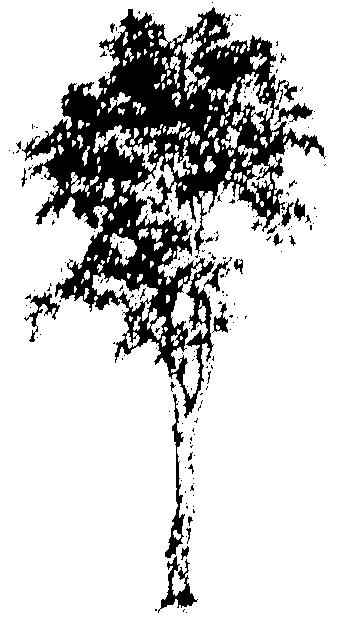
#> input picture gambar/img_process.jpg, 348 x 617 px
$ python -i fungsi.py   (imports and definitions only)
#> lines starting #> are read from the running program, lines starting #| are printed output that depends on the picture
from PIL import Image

# Menghitung Nilai Total dari RGB (R + G + B)
# [87 lines left out: functions totalRGB, grayscale, intensitasplus, intensitasminus, intensitaskali, intensitasbagi, not called in this run]

# Mengubah gambar menjadi 2x size
def perbesar():
        img = Image.open('gambar/img_process.jpg') # Membuka gambar
#> img is the input picture: PIL image 348x617 RGB; min 0, max 255, mean 204.8
        width, height = img.size # Mendapatkan nilai width dan height
#> width = 348; height = 617
        new = Image.new("RGB",(width*2,height*2),color=255) # Membuat gambar baru dengan width dan height yg dikali 2
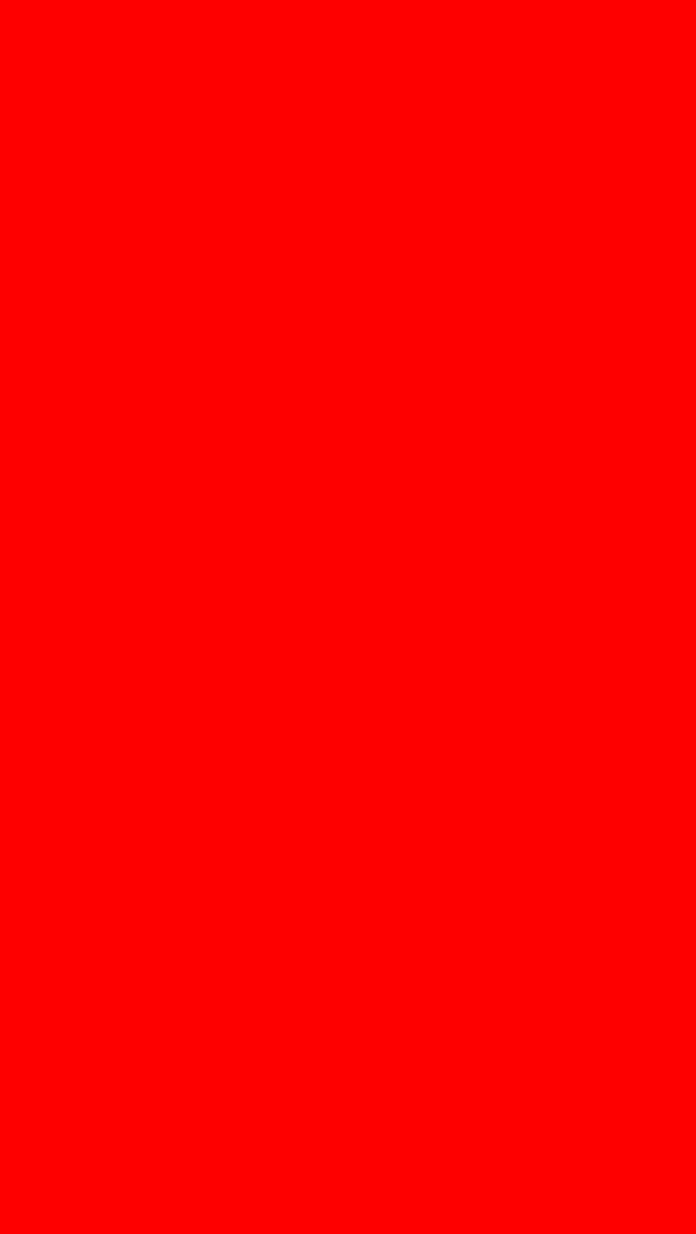
#> new: PIL image 696x1234 RGB; mean R, G, B 255, 0, 0
        pixels = new.load() # Memuat gambar baru
        r_temp,g_temp,b_temp = [],[],[] # Inisialisasi array temp untuk masing - masing R,G,B
        for i in range(width): # Menjelajahi gambar setiap pixel
                for j in range(height): # representasi array 2D
                        pixel = img.getpixel((i,j)) # Mendapatkan pixel dari titik i,j
                        r_temp.append(pixel[0]) # Memasukkan nilai pixel red i,j kedalam r_temp
                        g_temp.append(pixel[1]) # Memasukkan nilai pixel green i,j kedalam g_temp
                        b_temp.append(pixel[2]) # Memasukkan nilai pixel blue i,j kedalam b_temp
#> after the loop, b_temp = 214716 items; g_temp = 214716 items; r_temp = 214716 items
        idx = -1 # Inisialisasi index untuk jalan di array
        for k in range(width*2): # Menjelajahi gambar baru setiap pixel
                for l in range(height*2): # representasi array 2D
                        if(k%2==0 and l%2==0): # Jika pixel k dan l genap
                                idx+=1 # Increment idx
                                pixels[k,l] = (int(r_temp[idx]),int(g_temp[idx]),int(b_temp[idx])) # Memasukkan pixel k,l pada gambar baru dengan nilai array indek ke idx
                        else: # Jika tidak
                                if(k%2!=0 and l%2!=0): # Jika k ganjil dan l ganjil
                                        pixels[k,l] = new.getpixel((k-1,l-1)) # Isi dengan pixel ke k-1 dan l-1
                                elif(k%2!=0): # Jika k ganjil
                                        pixels[k,l] = new.getpixel((k-1,l)) # Isi dengan pixel ke k-1 dan l
                                else: # jika l ganjil
                                        pixels[k,l] = new.getpixel((k,l-1)) # isi dengan pixel k dan l-1
#> after the loop, idx = 214715
        new.save('gambar/img_process.jpg') # Save gambar yg sudah diproses
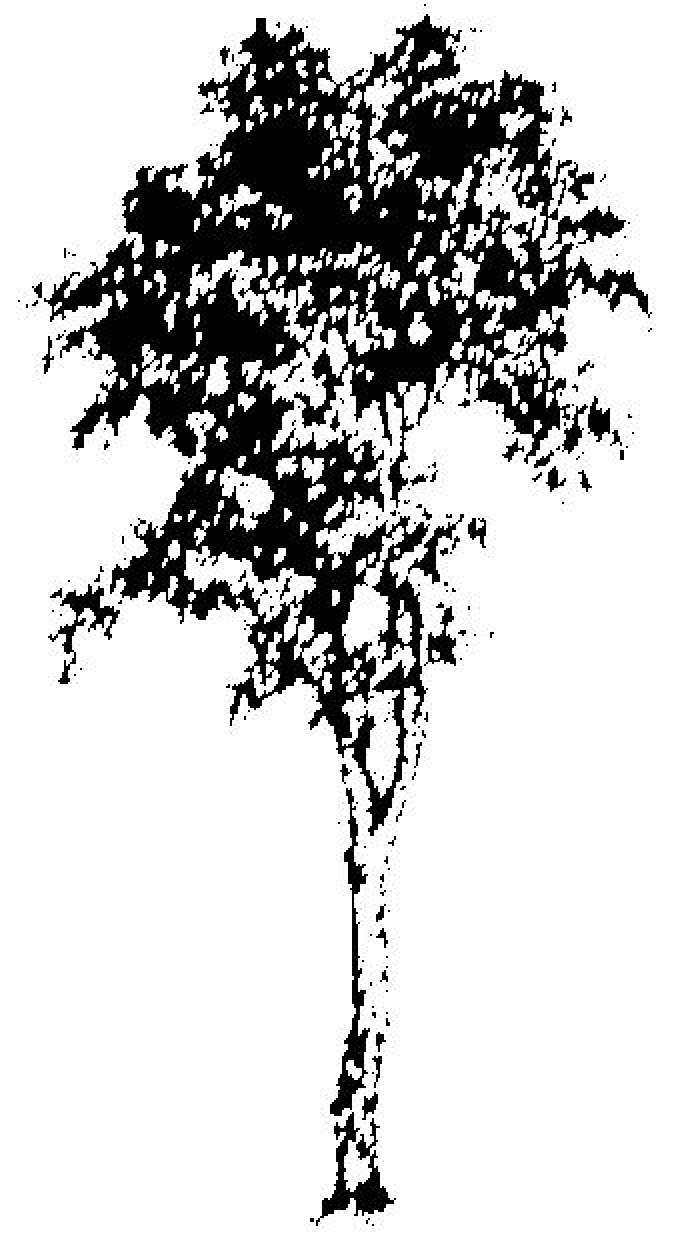
#> saved as img_process.jpg: PIL image 696x1234 RGB; min 0, max 255, mean 204.8

# [50 lines left out: functions perkecil, parsing, crop, not called in this run]

>>> result = perbesar()
